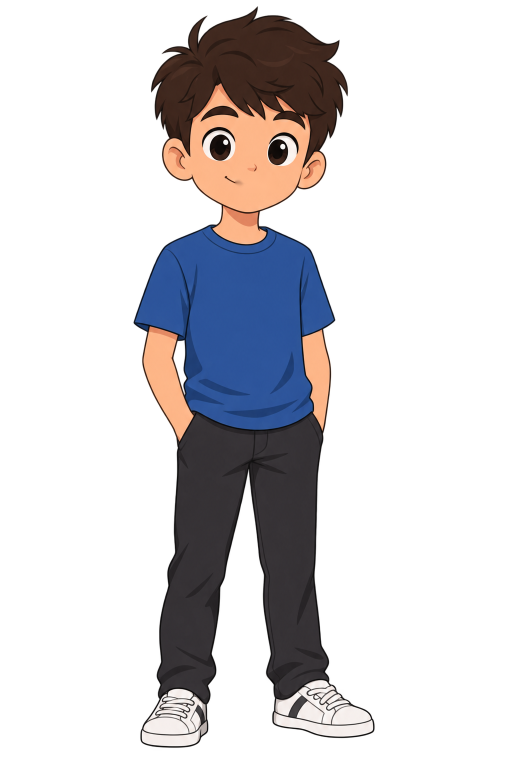
#> input picture boy_base_clean.png, 1024 x 1536 px (shown at 1/2 size)
$ python split_layers_overlap.py
#> lines starting #> are read from the running program, lines starting #| are printed output that depends on the picture; after the words box and inside, x2 and y2 are one past the last pixel; in counts of white or black regions, pixels touching at a corner belong together
import cv2
import numpy as np
from PIL import Image

base_img = Image.open("boy_base_clean.png").convert("RGBA")
#> base_img is the input picture: PIL image 1024x1536 RGBA; mean R, G, B, A 41.3, 37.3, 39.8, 66
W, H = base_img.size
#> W = 1024; H = 1536
arr = np.array(base_img)

# 1. LEGS LAYER (From Y=790 to bottom)
# Extends high enough under the shirt hem so when torso breathes, no gap appears
legs_arr = arr.copy()
legs_arr[:790, :, 3] = 0
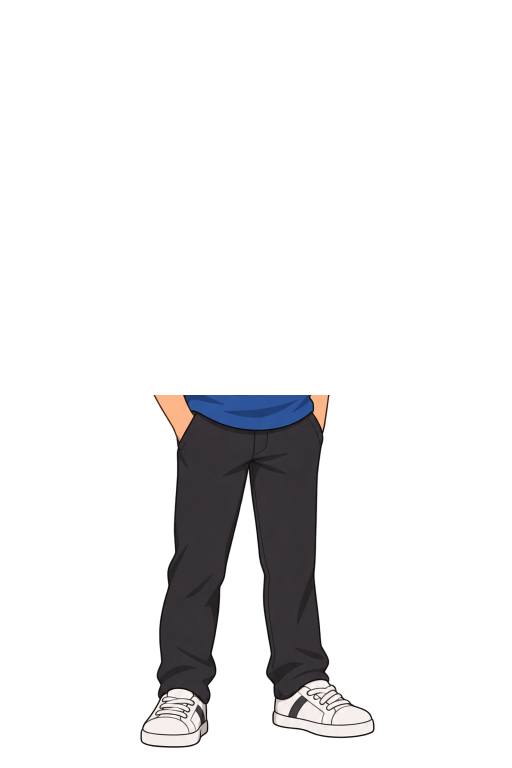
#> legs_arr: shape (1536, 1024, 4) (shown at 1/2 size); 15.23% of pixels changed, all inside (x1, y1, x2, y2) = (171, 10, 701, 790); transparent parts drawn white
legs_img = Image.fromarray(legs_arr)
legs_img.save("layer_legs.png")

# 2. HEAD LAYER (From top down to Y=490)
# Neck extends under the shirt collar
head_arr = arr.copy()
head_arr[495:, :, 3] = 0
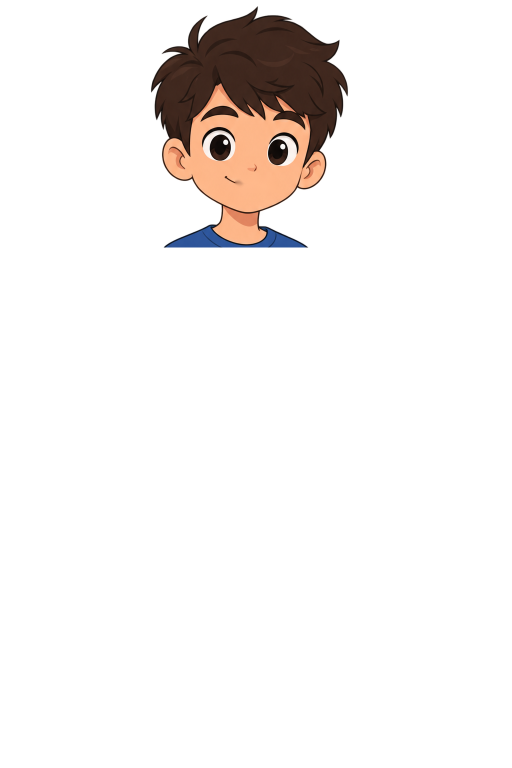
#> head_arr: shape (1536, 1024, 4) (shown at 1/2 size); 18.66% of pixels changed, all inside (x1, y1, x2, y2) = (264, 495, 752, 1503); transparent parts drawn white
head_img = Image.fromarray(head_arr)
head_img.save("layer_head.png")

# 3. TORSO LAYER (Blue shirt and arms: Y from 445 to 885)
# Cut along the shirt collar and shirt bottom hem
torso_arr = arr.copy()
torso_arr[:445, :, 3] = 0 # above collar
torso_arr[885:, :, 3] = 0 # below shirt hem
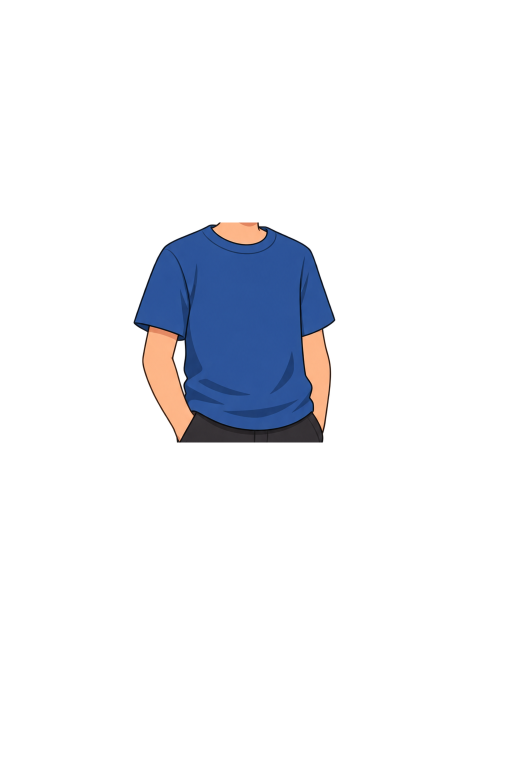
#> torso_arr: shape (1536, 1024, 4) (shown at 1/2 size); mean R, G, B, A 41.3, 37.3, 39.8, 23.3; transparent parts drawn white
torso_img = Image.fromarray(torso_arr)
torso_img.save("layer_torso.png")

# 4. Test Overlapping Recombine
comp = Image.new("RGBA", (W, H), (0, 0, 0, 0))
#> comp: PIL image 1024x1536 RGBA; every value is 0
comp.paste(legs_img, (0, 0), legs_img) # 1. Legs at back
comp.paste(head_img, (0, 0), head_img) # 2. Head behind collar
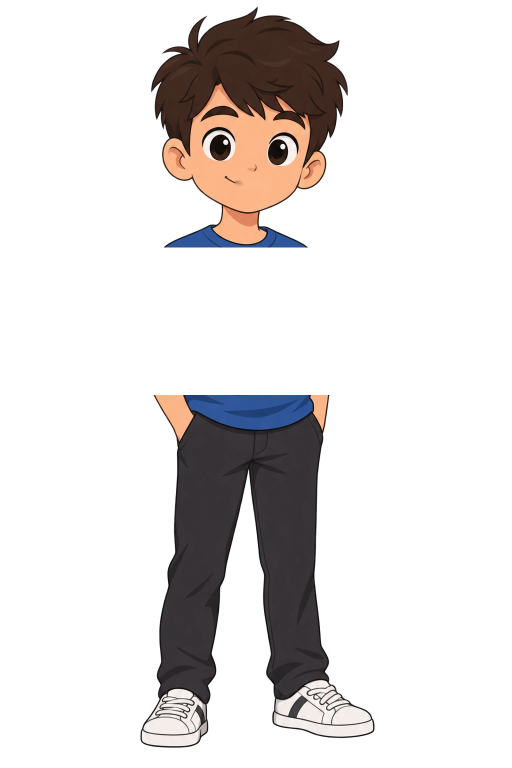
#> comp: PIL image 1024x1536 RGBA (shown at 1/2 size); mean R, G, B, A 19.1, 15.9, 15.1, 48.5; transparent parts drawn white
comp.paste(torso_img, (0, 0), torso_img) # 3. Torso on top

comp.save("layers_overlap_test.png")
print("Saved clean overlapping layers!")

$ run again, with cat.png copied over boy_base_clean.png
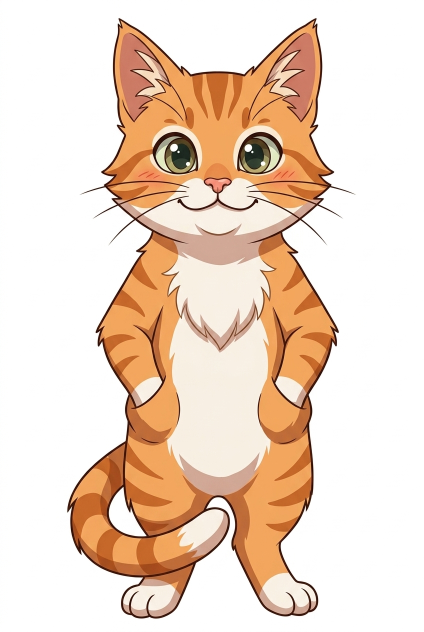
#> input picture cat.png, 848 x 1264 px (shown at 1/2 size)
#> `torso_arr[885:, :, 3] = 0`:
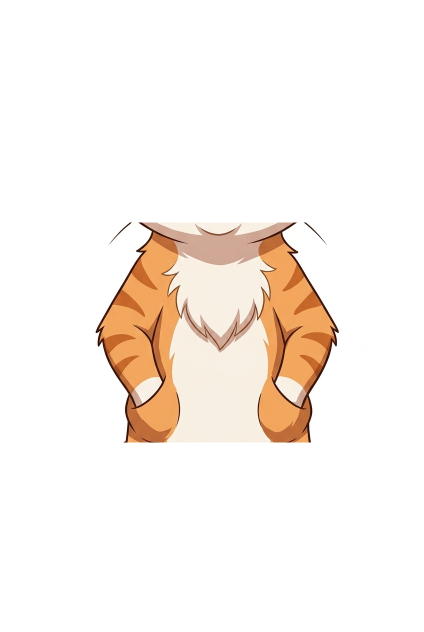
#> torso_arr: shape (1264, 848, 4) (shown at 1/2 size); mean R, G, B, A 238.3, 216.8, 199.9, 88.8; transparent parts drawn white
#> `comp.paste(head_img, (0, 0), head_img)`:
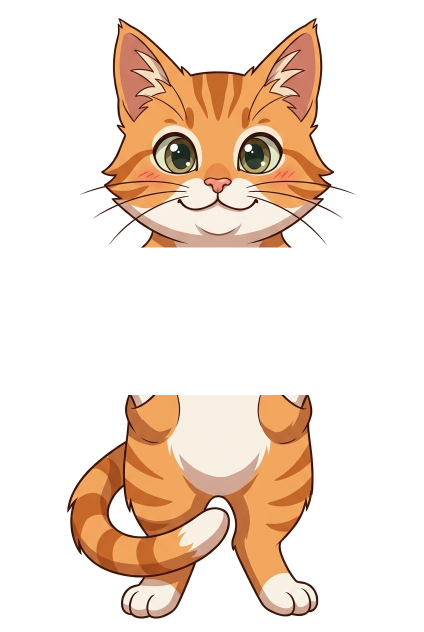
#> comp: PIL image 848x1264 RGBA (shown at 1/2 size); mean R, G, B, A 182, 165.7, 153.2, 195.5; transparent parts drawn white
